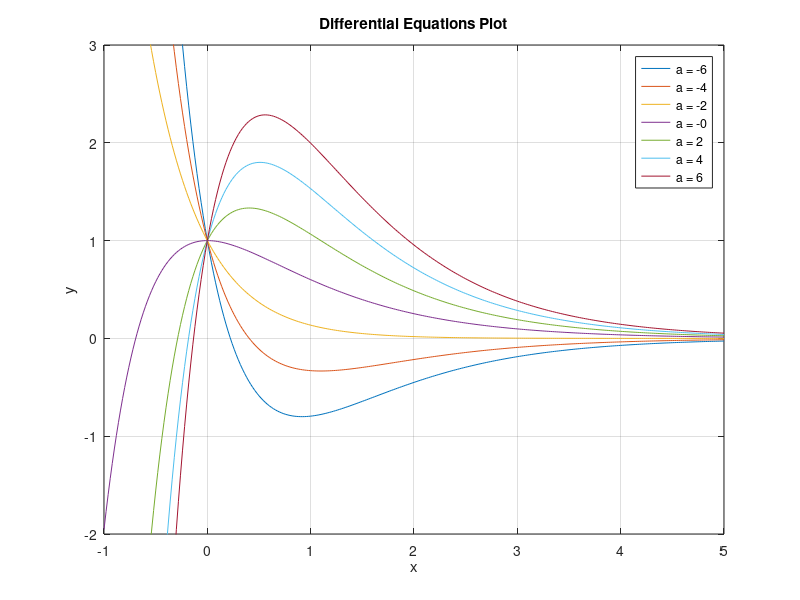
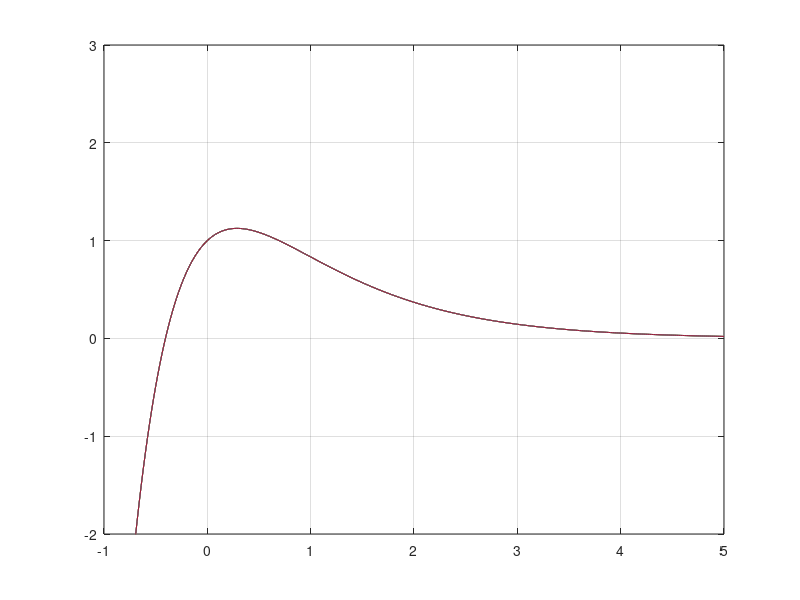

The MATLAB source for these figures, in order:
%This MATLAB program is called plotting.m.
clear; clc; close all;
figure();
xmin=-1;
xmax=5;
x=xmin:0.02:xmax;
% The "for loop" that follows defines the family of functions and plots them in one picture.
% a=-6:2:6 means that program will perform the following commands in the loop with
% a=-6, then a=-6+2=-4, then a=-4+2=-2, ...., a=6
% You will alter the y =... line based on your solutions of each differential equation.
for a = -6:2:6
y =(a+2)*exp(-x)-(a+1)*exp(-2*x);
plot(x,y)
grid on
axis([xmin xmax -2 3]) %The numbers in this list are the x and y boundaries for the graph.
hold on
end
xlabel('x'); ylabel('y'); title('Differential Equations Plot');
legend('a = -6','a = -4','a = -2','a = -0','a = 2','a = 4','a = 6');

figure(2);
yprime = diff(y);
a = 1;
b = yprime;

for b = -3:1:3
y =(a+2)*exp(-x)-(a+1)*exp(-2*x);
plot(x,y)
grid on
axis([xmin xmax -2 3]) %The numbers in this list are the x and y boundaries for the graph.
hold on
end
